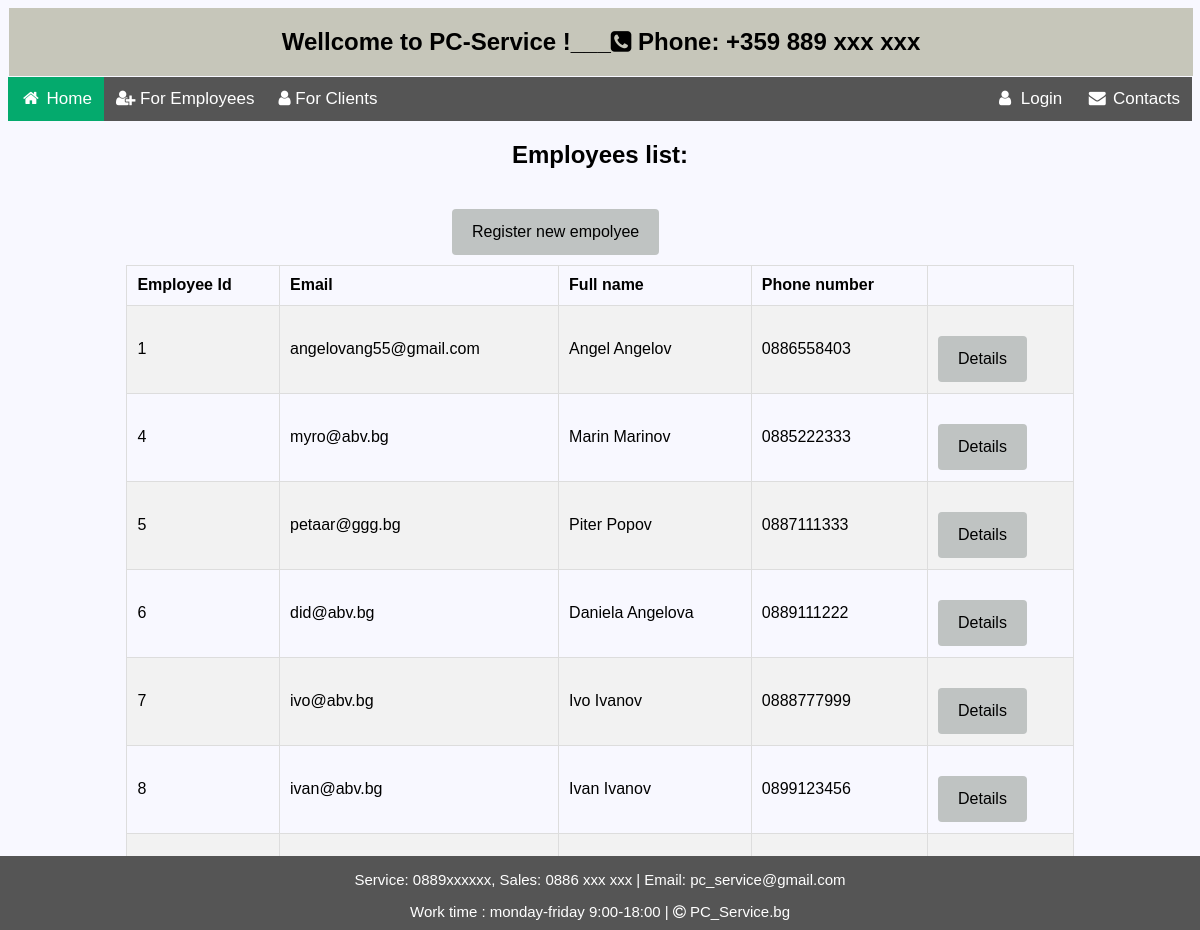
The page /accounts/employees-list/ on the database its author committed.
### sm_system/accounts/models.py (models this page shows, shortened)
class SmsUser(auth_models.AbstractUser):
    FIRST_NAME_MIN_LEN = 2
    FIRST_NAME_MAX_LEN = 30
    LAST_NAME_MIN_LEN = 2
    LAST_NAME_MAX_LEN = 30
    PHONE_MAX_LENGTH = 12
    PHONE_MIN_LENGTH = 9
    email = models.EmailField(
        unique=True,
        validators={validators.EmailValidator},
        blank=False,
        null=False
    )
    first_name = models.CharField(
        max_length=FIRST_NAME_MAX_LEN,
        validators=(
            validators.MinLengthValidator(FIRST_NAME_MIN_LEN),
            is_letter_validator,
            first_char_capital_validator,
        ),
        blank=False,
        null=False,
    )
    last_name = models.CharField(
        max_length=LAST_NAME_MAX_LEN,
        validators=(
            validators.MinLengthValidator(LAST_NAME_MIN_LEN),
            is_letter_validator,
            first_char_capital_validator,
        ),
        blank=False,
        null=False,
    )
    phone_number = models.CharField(
        max_length=PHONE_MAX_LENGTH,
        unique=True,
        validators=(
            validators.MinLengthValidator(PHONE_MIN_LENGTH),
            phone_validator,
        ),
        blank=False,
        null=False,
    )
    user_type = models.CharField(
        choices=Type.choices(),
        max_length=Type.max_len(),
        blank=True,
        null=True
    )
    profile_picture = models.URLField(
        null=True,
        blank=True,
        validators=(
            validate_file_size,
        ),
    )
    class Meta:
        ordering = ('pk',)

### sm_system/accounts/views.py (the view)
# urls.py: path('employees-list/', EmployeesListView.as_view(), name='employees_list'),
class EmployeesListView(views.ListView):
    model = SmsUser
    template_name = 'accounts/employees_list.html'
    def get_queryset(self):
        return super().get_queryset()

### templates/accounts/employees_list.html
{% extends 'home_page.html' %}
{% load static %}
{% block content %}
<div class="info div">
    <h2 class="headers">Employees list:</h2>
    <div class="center">
        <a href="{% url 'register_employee'%}" class="button ">Register new empolyee</a>
    </div>
    <table class="table">
        <tr >
            <th>Employee Id</th>
            <th>Email</th>
            <th>Full name</th>
            <th>Phone number</th>
        </tr>
        {% for empl in object_list %}
        <tr>
            <td>{{ empl.id }}</td>
            <td >{{ empl.email }}</td>
            <td>{{   empl.get_full_name }}</td>
            <td>{{ empl.phone_number }}</td>
            <td><a class="edit-button" href="#" >Details</a></td>
        </tr>
        {% empty %}
            <h2 class="center" >No records for Employees!</h2>
        {% endfor %}
    </table>
</div>
{% endblock %}

### static/css/main.css (style rules this page uses)
body { font-family: Arial, Helvetica, sans-serif;background-color: ghostwhite }

### static/css/forms.css (style rules this page uses)
.headers { text-align: center; }
.center { display: block; margin-left: auto; margin-right: auto; width: 30%; }
.info div { display: block; margin-left: auto; margin-right: auto; width: 25%; }
.info input[type=submit], .info a { background-color: #04AA6D; color: white; padding: 14px 20px; margin-top: 20px; margin-left: auto; margin-right: auto; border: none; border-radius: 4px; cursor: pointer; }
.info a { text-decoration: none; background-color: #bfc3c2; color: black; text-align: center; }
.table { border-collapse: collapse; border-spacing: 0; width: 80%; border: 1px solid #ddd; margin: auto; }
.table th, td { border: 1px solid #dddddd; text-align: left; padding: 10px; height: 40px; }
.table tr:nth-child(even) { background-color: #f2f2f2; }
.button { background-color: #bfc3c2; border: none; color: black; padding: 10px 10px; text-align: center; text-decoration: none; display: inline-block ; margin: 10px 30%; cursor: pointer; border-radius: 10px; }
.edit-button { background-color: #bfc3c2; border: none; color: black; padding: 1px 1px; text-decoration: none; display: inline-block ; margin: 1px 1px; cursor: pointer; border-radius: 2px; }

### static/css/search_form.css (style rules this page uses)
* { box-sizing: border-box; }

### rows shown on the page
SmsUser: id "1", email "angelovang55@gmail.com", get_full_name "Angel Angelov", phone_number "0886558403"
SmsUser: id "4", email "myro@abv.bg", get_full_name "Marin Marinov", phone_number "0885222333"
SmsUser: id "5", email "petaar@ggg.bg", get_full_name "Piter Popov", phone_number "0887111333"
SmsUser: id "6", email "did@abv.bg", get_full_name "Daniela Angelova", phone_number "0889111222"
SmsUser: id "7", email "ivo@abv.bg", get_full_name "Ivo Ivanov", phone_number "0888777999"
SmsUser: id "8", email "ivan@abv.bg", get_full_name "Ivan Ivanov", phone_number "0899123456"
